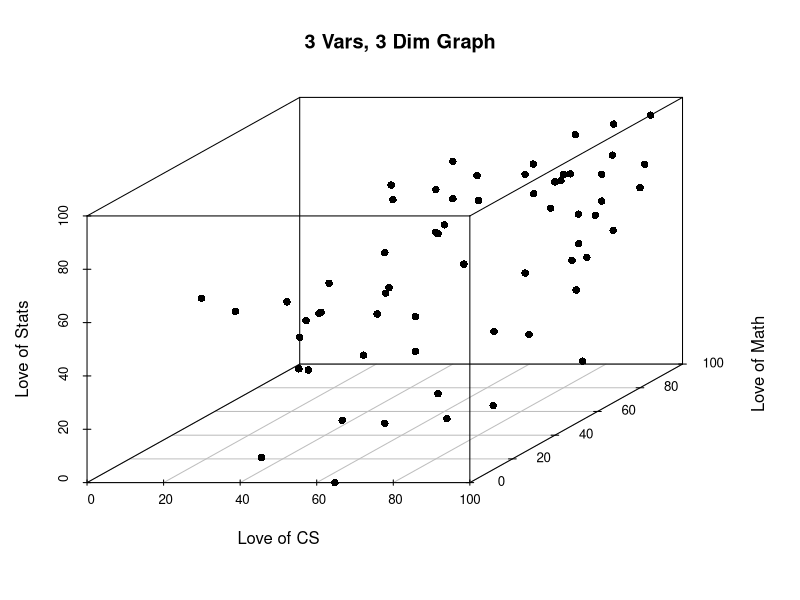
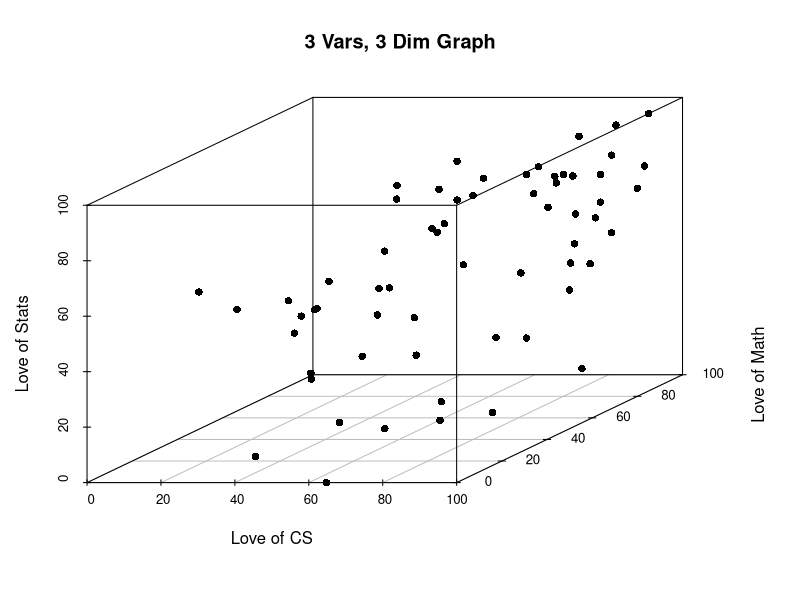
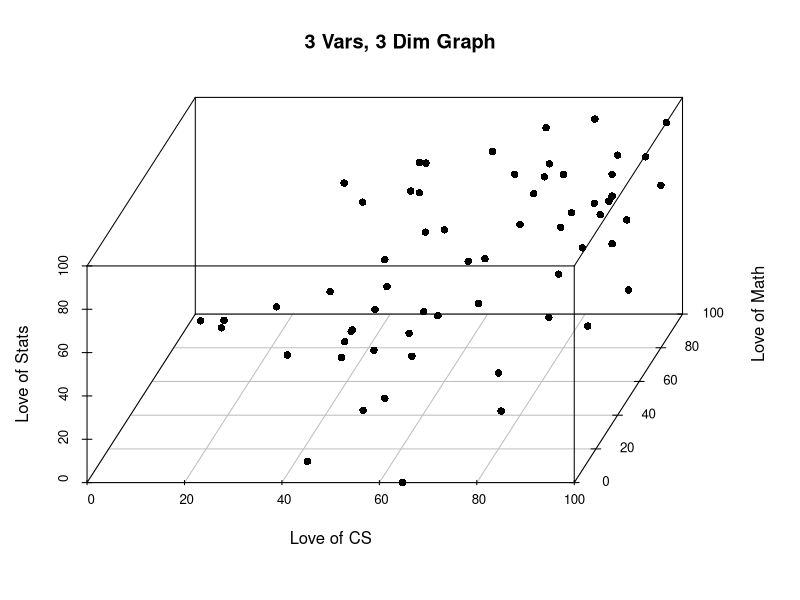
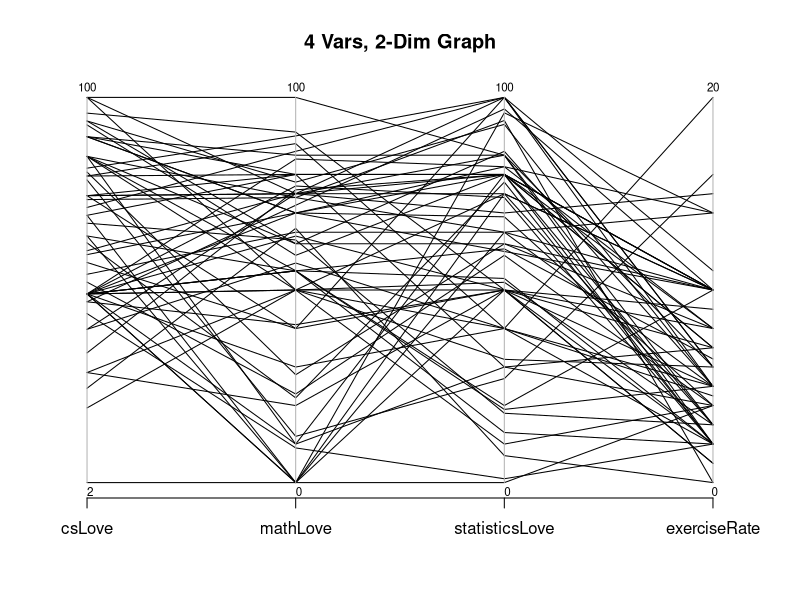
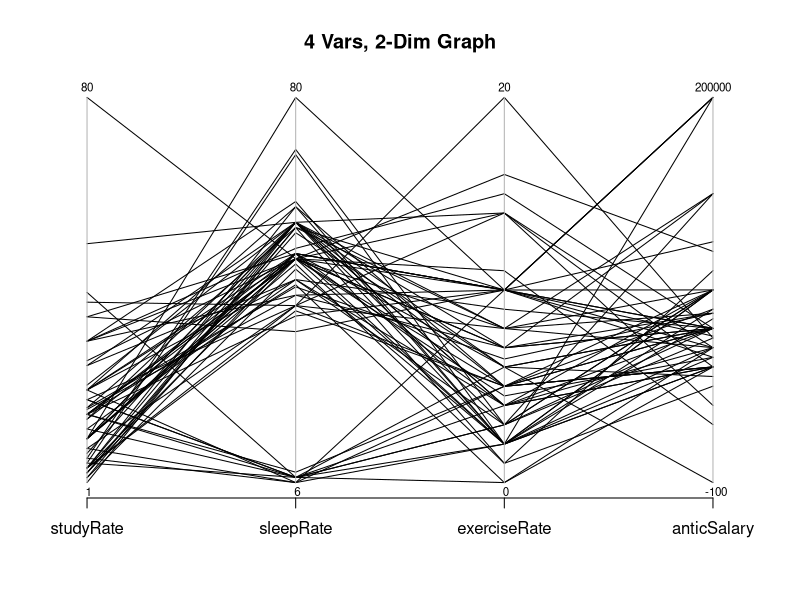
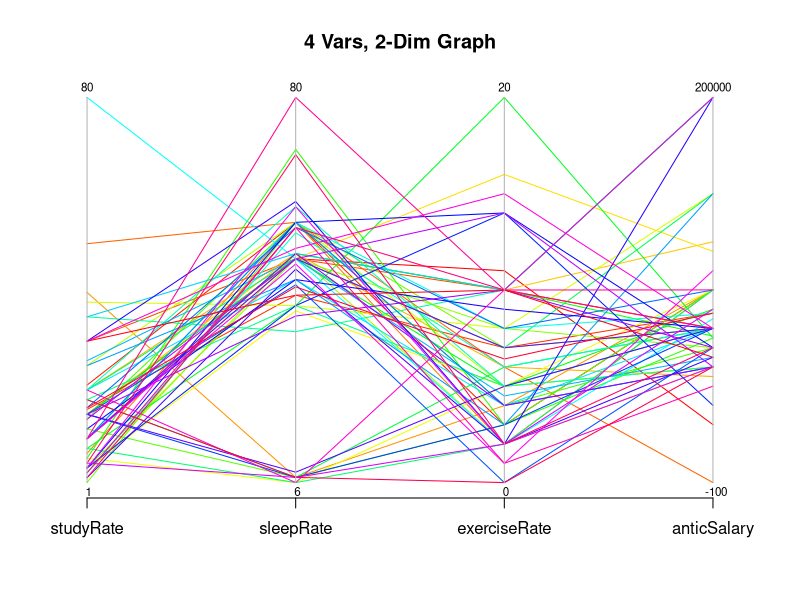
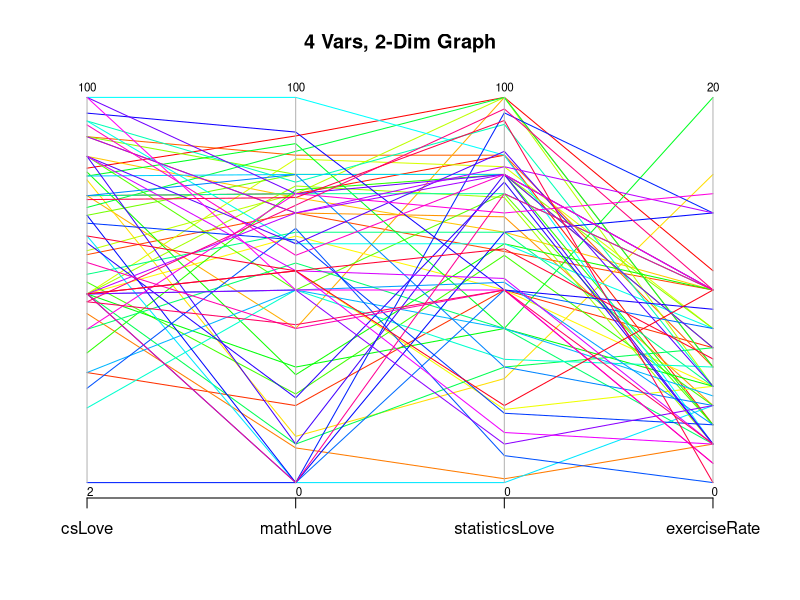
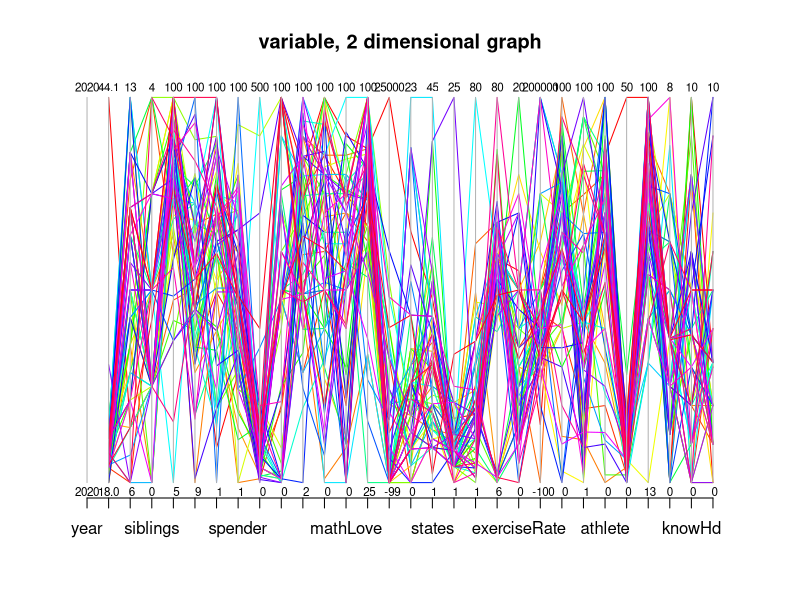

The R source for these figures, in order:
## ---- chunk 1
knitr::opts_chunk$set(echo = TRUE)
## ---- chunk 2
dat <- read.csv("classNoMissNoText.csv")

library(scatterplot3d)
library(readr)
library(ggplot2)
library(MASS)
library(dplyr)


ind_vars3 <- which(names(dat) %in%
  c("csLove", "mathLove", "statisticsLove")) # nolint
scatterplot3d(dat[, ind_vars3],
  main = "3 Vars, 3 Dim Graph",
  pch = 16,
  xlab = "Love of CS",
  ylab = "Love of Math",
  zlab = "Love of Stats"
)
## ---- chunk 3
scatterplot3d(dat[, ind_vars3],
  main = "3 Vars, 3 Dim Graph",
  pch = 16,
  angle = 35,
  xlab = "Love of CS",
  ylab = "Love of Math",
  zlab = "Love of Stats"
)
## ---- chunk 4
scatterplot3d(dat[, ind_vars3],
  main = "3 Vars, 3 Dim Graph",
  pch = 16,
  angle = 70,
  xlab = "Love of CS",
  ylab = "Love of Math",
  zlab = "Love of Stats"
)
## ---- chunk 5
sub_dat <- dat %>%
  dplyr::select(c("csLove", "mathLove", "statisticsLove", "exerciseRate"))
parcoord(sub_dat,
  col = "black",
  lty = 1,
  var.label = TRUE,
  main = "4 Vars, 2-Dim Graph"
)
## ---- chunk 6
sub_dat <- dat %>%
  dplyr::select(c("studyRate", "sleepRate", "exerciseRate", "anticSalary"))
parcoord(sub_dat,
  col = "black",
  lty = 1,
  var.label = TRUE,
  main = "4 Vars, 2-Dim Graph"
)
## ---- chunk 7
sub_dat <- dat %>%
  dplyr::select(c("studyRate", "sleepRate", "exerciseRate", "anticSalary"))
parcoord(sub_dat,
  col = rainbow(nrow(sub_dat)),
  lty = 1,
  var.label = TRUE,
  main = "4 Vars, 2-Dim Graph"
)
## ---- chunk 8
sub_dat <- dat %>%
  dplyr::select(c("csLove", "mathLove", "statisticsLove", "exerciseRate"))
parcoord(sub_dat,
  col = rainbow(nrow(sub_dat)),
  lty = 1,
  var.label = TRUE,
  main = "4 Vars, 2-Dim Graph"
)
## ---- chunk 9
sapply(dat, class)
## ---- chunk 10
numeric_dat <- dat %>% select_if(is.numeric)
## ---- chunk 11
parcoord(numeric_dat,
  col = rainbow(nrow(numeric_dat)),
  lty = 1,
  var.label = TRUE,
  main = "variable, 2 dimensional graph"
)
## ---- chunk 12
# 5

ggplot(dat, aes(sleepRate, exerciseRate, color = expGrade)) +
  geom_point() +
  theme_minimal() +
  labs(
    title = "3 Vars in 2D",
    x = "Sleep Rate",
    y = "Exercise Rate",
    color = "Expected Grade"
  )

stud_index <- c(1, 3, 8, 14, 18)
var_index <- c(12, 16)

par(mfrow = c(3, 3))

# 1
sports_dat <- dat %>% select(c("athlete", "steps", "sleepRate"))
parcoord(sports_dat,
  col = rainbow(nrow(sports_dat)),
  lty = 1,
  var.label = TRUE,
  main = "variable, 2 dimensional graph"
)

# 2
tech_dat <- dat %>% select(c("macLove", "csLove", "spender"))
parcoord(tech_dat,
  col = rainbow(nrow(tech_dat)), # nolint: indentation_linter.
  lty = 1,
  var.label = TRUE,
  main = "variable, integer graph"
)


# 3
stripchart(dat$studyRate,
  pch = 17,
  frame.plot = FALSE,
  main = "1 var, 1-Dim Graph",
  xlab = "Study (Hours per week)"
)

# 4
stripchart(dat$studyRate,
  pch = 16,
  frame.plot = FALSE,
  main = "1 var, 1-Dim Graph",
  xlab = "Study (Hours per week)"
)

# 6
sub_dat <- dat[stud_index, var_index]
sub_dat2 <- t(sub_dat)
barplot(sub_dat2,
  names.arg = dat$code[stud_index],
  main = "3 Variables, 2D graph", # nolint: indentation_linter.
  cex.names = 0.85, beside = TRUE,
  col = c("darkblue", "cyan"),
  ylim = c(0, 140),
  ylab = "0=hate, 100=love",
  xlab = "Student Code"
)
legend("topleft",
  legend = names(dat)[var_index],
  pch = c(15, 15),
  col = c("darkblue", "cyan"),
  horiz = TRUE
)

# 7
plot(dat$sleepRate, dat$exerciseRate, pch = 16)

# 8
pie(table(dat$politics), col = rainbow(4))

# 9
pie(table(dat$gradSch), col = rainbow(5))
